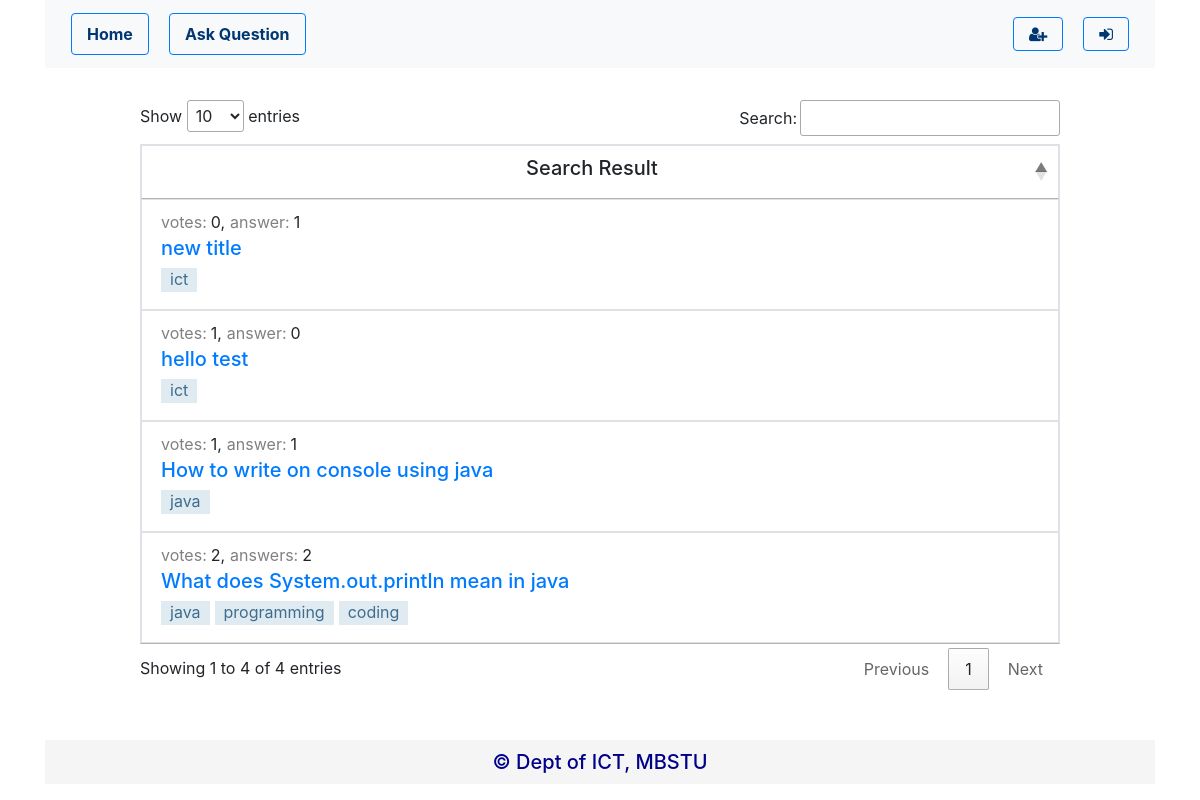
The page /searchResult.php on the database its author committed.
### tables this page shows
CREATE TABLE `question` (
  `question_id` int(11) NOT NULL,
  `user_name` varchar(50) NOT NULL,
  `title` varchar(2000) NOT NULL,
  `question_body` varchar(10000) NOT NULL,
  `date` date NOT NULL
);

### DatabaseConnection.php (called while the page is built, shortened)
<?php
$host = "localhost";
$db = "ict_forum";
$user = "root";
$pass = "";
function getTagsOfQuestion($questionId) {
    global $host, $db, $user, $pass;
    $con = mysqli_connect($host, $user, $pass, $db);
    $tagOfQuestionQuery = "select * from question_tag_mapping where question_id=" . $questionId;
    $tagsName = array();
    $tagOfQuestion = mysqli_query($con, $tagOfQuestionQuery);
    if (mysqli_num_rows($tagOfQuestion) > 0) {
        while ($row = mysqli_fetch_assoc($tagOfQuestion)) {
            $tagNameQuery = "select * from tag where tag_id=" . $row['tag_id'];
            $tagNameResult = mysqli_query($con, $tagNameQuery);
            $tagRow = mysqli_fetch_assoc($tagNameResult);
            $tagsName[$tagRow['tag_id']] = $tagRow['tag_name'];
        }
        return $tagsName;
    } else {
        mysqli_close($con);
        return "";
    }
}
function getAnswersCount($questionId) {
    global $host, $db, $user, $pass;
    $con = mysqli_connect($host, $user, $pass, $db);
    $getAnsCountQuery = "select count(answer_id) as ans_count from answer where question_id = " . $questionId;
    $answersCount = mysqli_query($con, $getAnsCountQuery);
    return $answersCount;
}
function getQuestionVoteCount($questionId) {
    global $host, $db, $user, $pass;
    $con = mysqli_connect($host, $user, $pass, $db);
    $upvoteQuery = "select count(*) as total_up_vote from question_up_vote where question_id=$questionId";
    $totalUpVoteResult = mysqli_query($con, $upvoteQuery);
    $totalUpVoteRow = mysqli_fetch_assoc($totalUpVoteResult);
    $totalUpVote = $totalUpVoteRow['total_up_vote'];
    $downvoteQuery = "select count(*) as total_down_vote from question_down_vote where question_id=$questionId";
    $totalDownVoteResult = mysqli_query($con, $downvoteQuery);
    $totalDownVoteRow = mysqli_fetch_assoc($totalDownVoteResult);
    $totalDownVote = $totalDownVoteRow['total_down_vote'];
    return $totalUpVote - $totalDownVote;
}
function getSearchedQuestions($searchValue) {
    global $host, $db, $user, $pass;
    $con = mysqli_connect($host, $user, $pass, $db);
    $searchQuery = "SELECT * FROM question WHERE title LIKE '%$searchValue%' OR user_name in
                    (SELECT user_name FROM user WHERE user_name LIKE '%$searchValue%' OR fullname LIKE '%$searchValue%')
                    OR question_id IN
                    (SELECT question_id FROM question_tag_mapping WHERE tag_id IN
                    (SELECT tag_id FROM tag WHERE tag_name LIKE '%$searchValue%' ))";
    $searchResult = mysqli_query($con, $searchQuery);
    if (mysqli_num_rows($searchResult) > 0) {
        return $searchResult;
    } else {
        mysqli_close($con);
        return "";
    }
}
?>

### searchResult.php (the view, shortened to what this page needs)
<?php
include 'includes/navbar.php';
$searchValue = NULL;
?>
<div class="container">
    <div class="row">
        <div class="col-md-10 offset-md-1" id="content">
            <table id="search-result" class="table table-bordered" style="width:100%">
                <thead>
                <th style="text-align: center;"><h5>Search Result</h5></th>
                </thead>
                <tbody>
                    <?php
                    $questions = getSearchedQuestions($searchValue);
                    if ($questions != "") {
                        while ($row = mysqli_fetch_assoc($questions)) {
                            $ansCount = getAnswersCount($row['question_id']);
                            $ansCountRow = mysqli_fetch_assoc($ansCount);
                            ?>
                            <tr>
                                <td>
                                    <div class="m-1 ml-4 mt-1">
                                        <div class="row">
                                            <span style="color: gray; margin-right: 4px;">votes:</span><?php echo '' . getQuestionVoteCount($row['question_id']); ?>,
                                            <span style="color: gray; margin-left: 5px;margin-right: 4px;">answer<?php if ($ansCountRow['ans_count'] > 1) echo 's'; ?>:</span><?php echo '' . $ansCountRow['ans_count']; ?>
                                        </div>
                                        <div class="row mt-1">
                                            <?php echo '<a href="questionDetails.php?questionId=' . $row['question_id'] . '"><h5>' . $row['title'] . '</h5></a>'; ?>
                                        </div>
                                        <div class="row">
                                            <?php
                                            $tagsOfQuestion = getTagsOfQuestion($row['question_id']);
                                            foreach ($tagsOfQuestion as $key => $value) {
                                                echo '<a href="questions.php?tagId=' . $key . '"><span class="questions-tag">' . $value . '</span></a>';
                                            }
                                            ?>
                                        </div>
                                    </div>
                                </td>
                            </tr>
                            <?php
                        }
                    }
                    ?>
                </tbody>
            </table>
        </div>
    </div>
    <?php include 'includes/footer.php' ?>
</div>

### styles/style.css (style rules this page uses)
.questions-tag { background-color: #E0EAF1; border-radius: 0px; border: 1px solid #E0EAF1; color: #3E6D8E;; margin-right: 5px; margin-bottom: 5px; padding-left: 8px; padding-right: 8px; padding-bottom: 2px; display: block; float: left; }
body { padding-top: 100px; }

### rows shown on the page
question: question_id "2", ans_count "2", title "What does System.out.println mean in java", value "java", value "programming", value "coding"
question: question_id "0", ans_count "1", title "new title", value "ict"
question: question_id "1", ans_count "1", title "How to write on console using java", value "java"
question: question_id "1", ans_count "0", title "hello test", value "ict"
